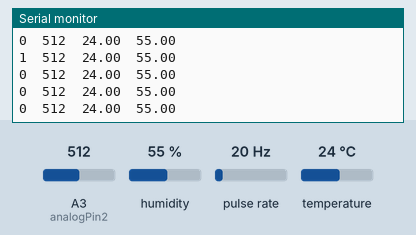
A sketch run on a simulated Arduino Uno, built with avr-gcc and run on an emulated ATmega328P. Shown: the last lines printed to the serial monitor. Wiring (inferred from the names in the program): pulse sensor: data pin 3. The inputs (shaded band) are chosen by the test bench; at power-on: A3 (analogPin2) = 512, humidity 55 %, pulse rate 20 Hz, temperature 24 °C.

Above: at 1.2 s.
1.3 s: A3 (analogPin2) set to 11
At 2.1 s:
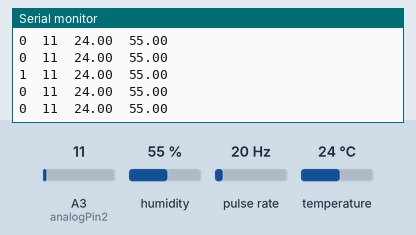
2.8 s: A3 (analogPin2) set to 8
At 3.8 s:
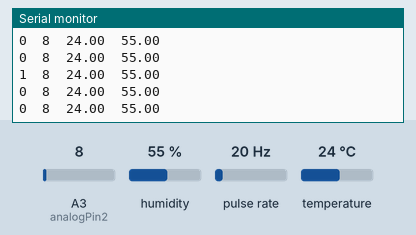
Timing chart, 0 to 5.8 s (numbered marks = the images above; inputs shaded):
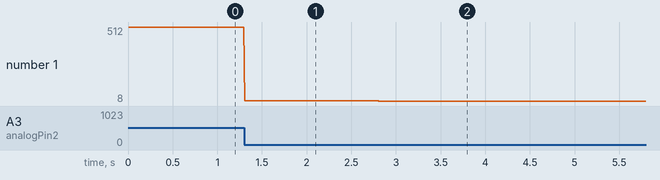

The sketch:

serial_to_matlab.ino
```cpp
#include <dht.h>
dht DHT;
//Constants
#define DHT22_PIN 4     // DHT 22  (AM2302) - what pin we're connected to

#define WindSensorPin (3) // The pin location of the anemometer sensor


//Variables
volatile unsigned long Rotations; // cup rotation counter used in interrupt routine
volatile unsigned long ContactBounceTime; // Timer to avoid contact bounce in interrupt routine
float WindSpeed; // speed miles per hour

float hum;  //Stores humidity value
float temp; //Stores temperature value
int analogPin1 = A2;
int analogPin2 = A3;
int vaneValue;


void setup() {
  // put your setup code here, to run once:

  Serial.begin(115200);
pinMode(WindSensorPin, INPUT);
attachInterrupt(digitalPinToInterrupt(WindSensorPin), isr_rotation, FALLING);
}

void loop() {

Rotations = 0; // Set Rotations count to 0 ready for calculations

sei(); // Enables interrupts
    int chk = DHT.read22(DHT22_PIN); //Read data and store it to variables hum and temp
    vaneValue = analogRead(analogPin2);
  cli(); // Disable interrupts

  Serial.print(Rotations);
  Serial.print("\t");
  Serial.print(vaneValue);
  Serial.print("\t");
  Serial.print(DHT.temperature);
  Serial.print("\t");
  Serial.println(DHT.humidity);


}

void isr_rotation () {

if ((millis() - ContactBounceTime) > 15 ) { // debounce the switch contact.
Rotations++;
ContactBounceTime = millis();
}
}
```

Measured:
- after the input at 1.3 s, the serial monitor: prints a new line at once (image 1)
- after the input at 2.8 s, the serial monitor: prints a new line at once (image 2)
- plotted number 1: 512 → 11 after the input at 1.3 s, 11 → 8 after the input at 2.8 s
